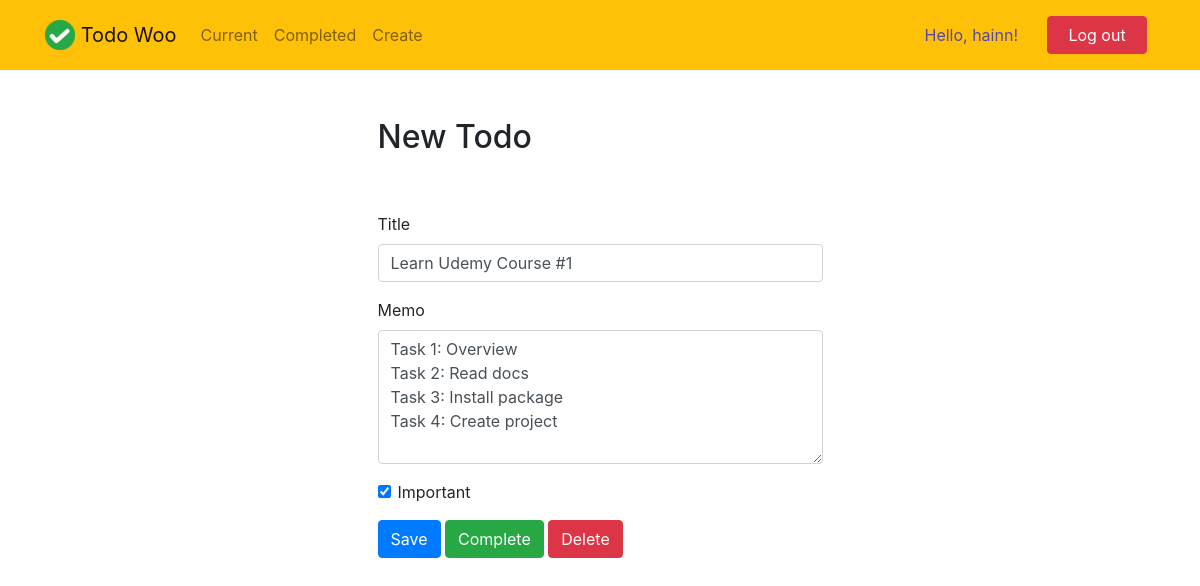
The app's page /todo/3 (signed in) with its own data.
### todo/models.py (models this page shows, shortened)
class Todo(models.Model):
    title = models.CharField(max_length=100)
    memo = models.TextField(blank=True)
    created = models.DateTimeField(auto_now_add=True)
    datecompleted = models.DateTimeField(null=True, blank=True)
    important = models.BooleanField(default=False)
    user = models.ForeignKey(User, on_delete=models.CASCADE)

### todo/views.py (the view, shortened to what this page needs)
# urls.py: path('todo/<int:todo_pk>', views.viewtodo, name='viewtodo'),
@login_required
def viewtodo(request, todo_pk):
    todo = get_object_or_404(Todo, pk=todo_pk, user=request.user)
    if request.method == 'GET':
        form = TodoForm(instance=todo)
        return render(request, 'todo/viewtodo.html', {'todo':todo, 'form':form})

### todo/forms.py
class TodoForm(ModelForm):
    class Meta:
        model = Todo
        fields = ['title', 'memo', 'important']

### todo/templates/todo/viewtodo.html (shortened to what this page needs)
{% extends "todo/base.html" %}
{% block content %}
    <div class="row justify-content-center mt-5">
        <div class="col-md-5">
            <h2>New Todo</h2>
        </div>
    </div>
    <div class="row justify-content-center mt-5">
        <div class="col-md-5">
            <form method="POST">
                <div class="form-group">
                    <label for="title">Title</label>
                    <input type="text" name="title" class="form-control" id="title" value="{{ todo.title }}" required>
                </div>
                <div class="form-group">
                    <label for="memo">Memo</label>
                    <textarea name="memo" rows="5" class="form-control" id="memo" >{{ todo.memo }}</textarea>
                </div>
                <div class="form-group form-check">
                    <input type="checkbox" name="important" class="form-check-input" id="important" {% if todo.important %}checked{% endif %}>
                    <label class="form-check-label" for="important">Important</label>
                </div>
                <button type="submit" class="btn btn-primary">Save</button>
                <button type="button" class="btn btn-success" onclick="$('#complete').click()">Complete</button>
                <button type="button" class="btn btn-danger" onclick="$('#delete').click()">Delete</button>
            </form>
        </div>
    </div>
{% endblock %}

### todo/templates/todo/base.html (shortened to what this page needs)
{% load static %}
<!doctype html>
<html lang="en">
<head>
    <link rel="stylesheet" href="https://stackpath.bootstrapcdn.com/bootstrap/4.4.1/css/bootstrap.min.css">
</head>
<body>
<nav class="navbar navbar-expand-md navbar-light bg-warning">
<div class="container">
    <a class="navbar-brand" href="{% url 'home' %}">
        <img src="{% static 'todo/logo.png' %}" width="30" height="30" class="d-inline-block align-top">
        <span>Todo Woo</span>
    </a>
    <div class="collapse navbar-collapse" id="navbarNav">
    {% if user.is_authenticated %}
        <ul class="navbar-nav mr-auto">
            <li class="nav-item {{ current }}">
                <a class="nav-link" href="{% url 'currenttodos' %}">Current</a>
            </li>
            <li class="nav-item {{ completed }}">
                <a class="nav-link" href="{% url 'completedtodos' %}">Completed</a>
            </li>
            <li class="nav-item {{ create }}">
                <a class="nav-link" href="{% url 'createtodo' %}">Create</a>
            </li>
        </ul>
    {% endif %}
        <ul class="navbar-nav ml-auto">
        {% if user.is_authenticated %}
            <li class="nav-item">
                <a class="nav-link" >
                    <button type="button" class="btn" disabled style="color: rgb(0, 4, 255);">Hello, {{ user.username }}!</button>
                </a>
            </li>
            <li class="nav-item">
                <a href="#" onclick="$('#signOutBtn').click()" class="nav-link">
                    <button type="button" style="width: 100px;" class="btn btn-danger">Log out</button>
                </a>
            </li>
        {% endif %}
        </ul>
    </div>
</div>
</nav>
<div class="container">
    {% block content %}{% endblock %}
</div>
</body>
</html>

### records on screen
Todo: title "Learn Udemy Course #1", memo "Task 1: Overview Task 2: Read docs Task 3: Install package Task 4: Create project", important "☑"

### other values on screen
{{ user.username }} "hainn"
